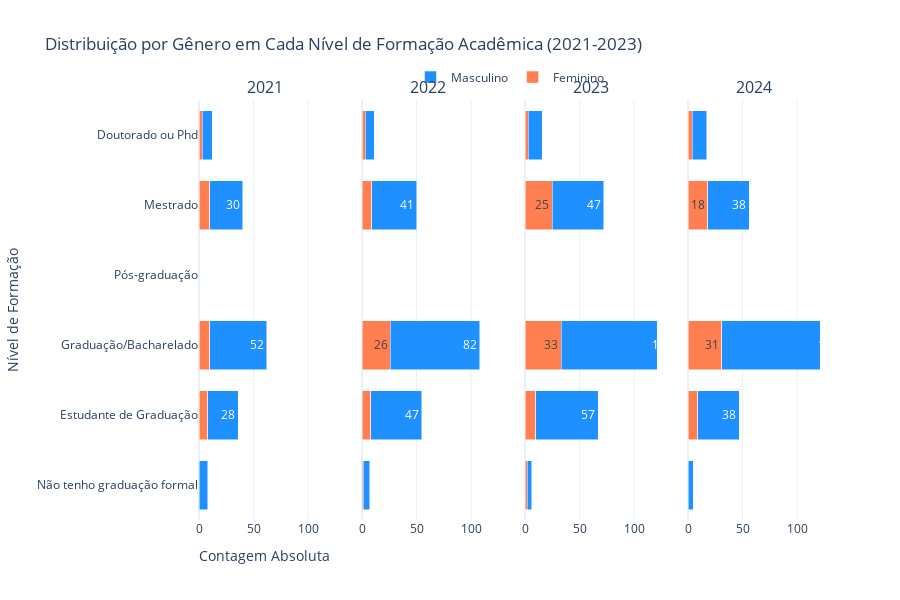

Notebook source saved alongside this figure:
### Code cell
df_grouped = df_rj.groupby(["ano_pesquisa", "nivel_ensino", "genero"]).size().reset_index(name="count")

# Não precisamos mais calcular a proporção, mas podemos manter os totais por nível para referência
totais_por_ano_nivel = df_rj.groupby(["ano_pesquisa", "nivel_ensino"]).size().reset_index(name="total_nivel")
df_grouped = df_grouped.merge(totais_por_ano_nivel, on=["ano_pesquisa", "nivel_ensino"])

fig = make_subplots(rows=1, cols=4, shared_yaxes=True, subplot_titles=["2021", "2022", "2023", "2024"])

anos = ['2021', '2022', '2023', '2024']
cores = {"Masculino": "#1E90FF", "Feminino": "#FF7F50"}

ordem_niveis = [
    'Não tenho graduação formal', 
    'Estudante de Graduação',
    'Graduação/Bacharelado', 
    'Pós-graduação',
    'Mestrado',
    'Doutorado ou Phd'
]

# Definir uma largura fixa para as barras
largura_barra = 0.7

for i, ano in enumerate(anos):
   
    df_ano = df_grouped[df_grouped["ano_pesquisa"] == ano]
    
    for nivel in ordem_niveis:
        df_nivel = df_ano[df_ano["nivel_ensino"] == nivel]
        
        if df_nivel.empty:
            continue
        
        # Usando valores absolutos (count) em vez de proporção
        contagens = {genero: df_nivel[df_nivel["genero"] == genero]["count"].values[0] 
                      if not df_nivel[df_nivel["genero"] == genero].empty else 0 
                      for genero in ["Masculino", "Feminino"]}
        
        for genero in ["Feminino", "Masculino"]:
            fig.add_trace(go.Bar(
                y=[nivel],
                x=[contagens[genero]],
                name=genero,
                orientation="h",
                marker=dict(color=cores[genero]),
                text=f"{int(contagens[genero])}",  # Formatando como número inteiro
                textposition="inside",
                textangle=0,  # Garantindo que o texto esteja na horizontal
                width=largura_barra,  # Definindo uma largura fixa para todas as barras
                showlegend=True if i == 0 and nivel == ordem_niveis[0] else False
            ), row=1, col=i+1)

# Configurando layout
fig.update_layout(
    title="Distribuição por Gênero em Cada Nível de Formação Acadêmica (2021-2023)",
    xaxis_title="Contagem Absoluta",
    yaxis_title="Nível de Formação",
    barmode="stack",
    height=600,
    template="plotly_white",
    legend=dict(
        orientation="h",
        yanchor="bottom",
        y=1.02,
        xanchor="center",
        x=0.5
    ),
    uniformtext_minsize=10,  # Tamanho mínimo do texto para garantir legibilidade
    uniformtext_mode='hide',  # Esconde o texto se não couber na barra
    bargap=0.2,  # Espaçamento entre grupos de barras
    bargroupgap=0.1  # Espaçamento entre barras do mesmo grupo
)

# Ajustando os eixos X e configurando uniformidade entre os subplots
max_value = df_grouped["count"].max() * 1.1  # 10% a mais para dar margem

for i in range(1, 5):
    fig.update_xaxes(
        row=1, 
        col=i, 
        range=[0, max_value],  # Definindo a mesma escala para todos os gráficos
        tickformat=",d"  # Formato para inteiros com separador de milhar
    )

# Definindo a mesma escala para o eixo Y em todos os subplots
fig.update_yaxes(
    categoryorder='array',
    categoryarray=ordem_niveis
)
    
fig.show()

### Figure 1 — Plotly figure (JSON) as saved in the notebook; plotly's stock layout.template omitted (floating-point values rounded to 4 significant figures)
{"data": [{"marker": {"color": "#FF7F50"}, "name": "Feminino", "orientation": "h", "showlegend": true, "text": "0", "textangle": 0, "textposition": "inside", "type": "bar", "width": 0.7, "x": [0], "xaxis": "x", "y": ["Não tenho graduação formal"], "yaxis": "y"}, {"marker": {"color": "#1E90FF"}, "name": "Masculino", "orientation": "h", "showlegend": true, "text": "8", "textangle": 0, "textposition": "inside", "type": "bar", "width": 0.7, "x": [8], "xaxis": "x", "y": ["Não tenho graduação formal"], "yaxis": "y"}, {"marker": {"color": "#FF7F50"}, "name": "Feminino", "orientation": "h", "showlegend": false, "text": "8", "textangle": 0, "textposition": "inside", "type": "bar", "width": 0.7, "x": [8], "xaxis": "x", "y": ["Estudante de Graduação"], "yaxis": "y"}, {"marker": {"color": "#1E90FF"}, "name": "Masculino", "orientation": "h", "showlegend": false, "text": "28", "textangle": 0, "textposition": "inside", "type": "bar", "width": 0.7, "x": [28], "xaxis": "x", "y": ["Estudante de Graduação"], "yaxis": "y"}, {"marker": {"color": "#FF7F50"}, "name": "Feminino", "orientation": "h", "showlegend": false, "text": "10", "textangle": 0, "textposition": "inside", "type": "bar", "width": 0.7, "x": [10], "xaxis": "x", "y": ["Graduação/Bacharelado"], "yaxis": "y"}, {"marker": {"color": "#1E90FF"}, "name": "Masculino", "orientation": "h", "showlegend": false, "text": "52", "textangle": 0, "textposition": "inside", "type": "bar", "width": 0.7, "x": [52], "xaxis": "x", "y": ["Graduação/Bacharelado"], "yaxis": "y"}, {"marker": {"color": "#FF7F50"}, "name": "Feminino", "orientation": "h", "showlegend": false, "text": "10", "textangle": 0, "textposition": "inside", "type": "bar", "width": 0.7, "x": [10], "xaxis": "x", "y": ["Mestrado"], "yaxis": "y"}, {"marker": {"color": "#1E90FF"}, "name": "Masculino", "orientation": "h", "showlegend": false, "text": "30", "textangle": 0, "textposition": "inside", "type": "bar", "width": 0.7, "x": [30], "xaxis": "x", "y": ["Mestrado"], "yaxis": "y"}, {"marker": {"color": "#FF7F50"}, "name": "Feminino", "orientation": "h", "showlegend": false, "text": "3", "textangle": 0, "textposition": "inside", "type": "bar", "width": 0.7, "x": [3], "xaxis": "x", "y": ["Doutorado ou Phd"], "yaxis": "y"}, {"marker": {"color": "#1E90FF"}, "name": "Masculino", "orientation": "h", "showlegend": false, "text": "9", "textangle": 0, "textposition": "inside", "type": "bar", "width": 0.7, "x": [9], "xaxis": "x", "y": ["Doutorado ou Phd"], "yaxis": "y"}, {"marker": {"color": "#FF7F50"}, "name": "Feminino", "orientation": "h", "showlegend": false, "text": "1", "textangle": 0, "textposition": "inside", "type": "bar", "width": 0.7, "x": [1], "xaxis": "x2", "y": ["Não tenho graduação formal"], "yaxis": "y2"}, {"marker": {"color": "#1E90FF"}, "name": "Masculino", "orientation": "h", "showlegend": false, "text": "6", "textangle": 0, "textposition": "inside", "type": "bar", "width": 0.7, "x": [6], "xaxis": "x2", "y": ["Não tenho graduação formal"], "yaxis": "y2"}, {"marker": {"color": "#FF7F50"}, "name": "Feminino", "orientation": "h", "showlegend": false, "text": "8", "textangle": 0, "textposition": "inside", "type": "bar", "width": 0.7, "x": [8], "xaxis": "x2", "y": ["Estudante de Graduação"], "yaxis": "y2"}, {"marker": {"color": "#1E90FF"}, "name": "Masculino", "orientation": "h", "showlegend": false, "text": "47", "textangle": 0, "textposition": "inside", "type": "bar", "width": 0.7, "x": [47], "xaxis": "x2", "y": ["Estudante de Graduação"], "yaxis": "y2"}, {"marker": {"color": "#FF7F50"}, "name": "Feminino", "orientation": "h", "showlegend": false, "text": "26", "textangle": 0, "textposition": "inside", "type": "bar", "width": 0.7, "x": [26], "xaxis": "x2", "y": ["Graduação/Bacharelado"], "yaxis": "y2"}, {"marker": {"color": "#1E90FF"}, "name": "Masculino", "orientation": "h", "showlegend": false, "text": "82", "textangle": 0, "textposition": "inside", "type": "bar", "width": 0.7, "x": [82], "xaxis": "x2", "y": ["Graduação/Bacharelado"], "yaxis": "y2"}, {"marker": {"color": "#FF7F50"}, "name": "Feminino", "orientation": "h", "showlegend": false, "text": "9", "textangle": 0, "textposition": "inside", "type": "bar", "width": 0.7, "x": [9], "xaxis": "x2", "y": ["Mestrado"], "yaxis": "y2"}, {"marker": {"color": "#1E90FF"}, "name": "Masculino", "orientation": "h", "showlegend": false, "text": "41", "textangle": 0, "textposition": "inside", "type": "bar", "width": 0.7, "x": [41], "xaxis": "x2", "y": ["Mestrado"], "yaxis": "y2"}, {"marker": {"color": "#FF7F50"}, "name": "Feminino", "orientation": "h", "showlegend": false, "text": "3", "textangle": 0, "textposition": "inside", "type": "bar", "width": 0.7, "x": [3], "xaxis": "x2", "y": ["Doutorado ou Phd"], "yaxis": "y2"}, {"marker": {"color": "#1E90FF"}, "name": "Masculino", "orientation": "h", "showlegend": false, "text": "8", "textangle": 0, "textposition": "inside", "type": "bar", "width": 0.7, "x": [8], "xaxis": "x2", "y": ["Doutorado ou Phd"], "yaxis": "y2"}, {"marker": {"color": "#FF7F50"}, "name": "Feminino", "orientation": "h", "showlegend": false, "text": "2", "textangle": 0, "textposition": "inside", "type": "bar", "width": 0.7, "x": [2], "xaxis": "x3", "y": ["Não tenho graduação formal"], "yaxis": "y3"}, {"marker": {"color": "#1E90FF"}, "name": "Masculino", "orientation": "h", "showlegend": false, "text": "4", "textangle": 0, "textposition": "inside", "type": "bar", "width": 0.7, "x": [4], "xaxis": "x3", "y": ["Não tenho graduação formal"], "yaxis": "y3"}, {"marker": {"color": "#FF7F50"}, "name": "Feminino", "orientation": "h", "showlegend": false, "text": "10", "textangle": 0, "textposition": "inside", "type": "bar", "width": 0.7, "x": [10], "xaxis": "x3", "y": ["Estudante de Graduação"], "yaxis": "y3"}, {"marker": {"color": "#1E90FF"}, "name": "Masculino", "orientation": "h", "showlegend": false, "text": "57", "textangle": 0, "textposition": "inside", "type": "bar", "width": 0.7, "x": [57], "xaxis": "x3", "y": ["Estudante de Graduação"], "yaxis": "y3"}, {"marker": {"color": "#FF7F50"}, "name": "Feminino", "orientation": "h", "showlegend": false, "text": "33", "textangle": 0, "textposition": "inside", "type": "bar", "width": 0.7, "x": [33], "xaxis": "x3", "y": ["Graduação/Bacharelado"], "yaxis": "y3"}, {"marker": {"color": "#1E90FF"}, "name": "Masculino", "orientation": "h", "showlegend": false, "text": "105", "textangle": 0, "textposition": "inside", "type": "bar", "width": 0.7, "x": [105], "xaxis": "x3", "y": ["Graduação/Bacharelado"], "yaxis": "y3"}, {"marker": {"color": "#FF7F50"}, "name": "Feminino", "orientation": "h", "showlegend": false, "text": "25", "textangle": 0, "textposition": "inside", "type": "bar", "width": 0.7, "x": [25], "xaxis": "x3", "y": ["Mestrado"], "yaxis": "y3"}, {"marker": {"color": "#1E90FF"}, "name": "Masculino", "orientation": "h", "showlegend": false, "text": "47", "textangle": 0, "textposition": "inside", "type": "bar", "width": 0.7, "x": [47], "xaxis": "x3", "y": ["Mestrado"], "yaxis": "y3"}, {"marker": {"color": "#FF7F50"}, "name": "Feminino", "orientation": "h", "showlegend": false, "text": "3", "textangle": 0, "textposition": "inside", "type": "bar", "width": 0.7, "x": [3], "xaxis": "x3", "y": ["Doutorado ou Phd"], "yaxis": "y3"}, {"marker": {"color": "#1E90FF"}, "name": "Masculino", "orientation": "h", "showlegend": false, "text": "13", "textangle": 0, "textposition": "inside", "type": "bar", "width": 0.7, "x": [13], "xaxis": "x3", "y": ["Doutorado ou Phd"], "yaxis": "y3"}, {"marker": {"color": "#FF7F50"}, "name": "Feminino", "orientation": "h", "showlegend": false, "text": "0", "textangle": 0, "textposition": "inside", "type": "bar", "width": 0.7, "x": [0], "xaxis": "x4", "y": ["Não tenho graduação formal"], "yaxis": "y4"}, {"marker": {"color": "#1E90FF"}, "name": "Masculino", "orientation": "h", "showlegend": false, "text": "5", "textangle": 0, "textposition": "inside", "type": "bar", "width": 0.7, "x": [5], "xaxis": "x4", "y": ["Não tenho graduação formal"], "yaxis": "y4"}, {"marker": {"color": "#FF7F50"}, "name": "Feminino", "orientation": "h", "showlegend": false, "text": "9", "textangle": 0, "textposition": "inside", "type": "bar", "width": 0.7, "x": [9], "xaxis": "x4", "y": ["Estudante de Graduação"], "yaxis": "y4"}, {"marker": {"color": "#1E90FF"}, "name": "Masculino", "orientation": "h", "showlegend": false, "text": "38", "textangle": 0, "textposition": "inside", "type": "bar", "width": 0.7, "x": [38], "xaxis": "x4", "y": ["Estudante de Graduação"], "yaxis": "y4"}, {"marker": {"color": "#FF7F50"}, "name": "Feminino", "orientation": "h", "showlegend": false, "text": "31", "textangle": 0, "textposition": "inside", "type": "bar", "width": 0.7, "x": [31], "xaxis": "x4", "y": ["Graduação/Bacharelado"], "yaxis": "y4"}, {"marker": {"color": "#1E90FF"}, "name": "Masculino", "orientation": "h", "showlegend": false, "text": "110", "textangle": 0, "textposition": "inside", "type": "bar", "width": 0.7, "x": [110], "xaxis": "x4", "y": ["Graduação/Bacharelado"], "yaxis": "y4"}, {"marker": {"color": "#FF7F50"}, "name": "Feminino", "orientation": "h", "showlegend": false, "text": "18", "textangle": 0, "textposition": "inside", "type": "bar", "width": 0.7, "x": [18], "xaxis": "x4", "y": ["Mestrado"], "yaxis": "y4"}, {"marker": {"color": "#1E90FF"}, "name": "Masculino", "orientation": "h", "showlegend": false, "text": "38", "textangle": 0, "textposition": "inside", "type": "bar", "width": 0.7, "x": [38], "xaxis": "x4", "y": ["Mestrado"], "yaxis": "y4"}, {"marker": {"color": "#FF7F50"}, "name": "Feminino", "orientation": "h", "showlegend": false, "text": "4", "textangle": 0, "textposition": "inside", "type": "bar", "width": 0.7, "x": [4], "xaxis": "x4", "y": ["Doutorado ou Phd"], "yaxis": "y4"}, {"marker": {"color": "#1E90FF"}, "name": "Masculino", "orientation": "h", "showlegend": false, "text": "13", "textangle": 0, "textposition": "inside", "type": "bar", "width": 0.7, "x": [13], "xaxis": "x4", "y": ["Doutorado ou Phd"], "yaxis": "y4"}], "layout": {"annotations": [{"font": {"size": 16}, "showarrow": false, "text": "2021", "x": 0.1062, "xanchor": "center", "xref": "paper", "y": 1, "yanchor": "bottom", "yref": "paper"}, {"font": {"size": 16}, "showarrow": false, "text": "2022", "x": 0.3688, "xanchor": "center", "xref": "paper", "y": 1, "yanchor": "bottom", "yref": "paper"}, {"font": {"size": 16}, "showarrow": false, "text": "2023", "x": 0.6313, "xanchor": "center", "xref": "paper", "y": 1, "yanchor": "bottom", "yref": "paper"}, {"font": {"size": 16}, "showarrow": false, "text": "2024", "x": 0.8938, "xanchor": "center", "xref": "paper", "y": 1, "yanchor": "bottom", "yref": "paper"}], "bargap": 0.2, "bargroupgap": 0.1, "barmode": "stack", "height": 600, "legend": {"orientation": "h", "x": 0.5, "xanchor": "center", "y": 1.02, "yanchor": "bottom"}, "title": {"text": "Distribuição por Gênero em Cada Nível de Formação Acadêmica (2021-2023)"}, "uniformtext": {"minsize": 10, "mode": "hide"}, "xaxis": {"anchor": "y", "domain": [0, 0.2125], "range": [0, 121.0], "tickformat": ",d", "title": {"text": "Contagem Absoluta"}}, "xaxis2": {"anchor": "y2", "domain": [0.2625, 0.475], "range": [0, 121.0], "tickformat": ",d"}, "xaxis3": {"anchor": "y3", "domain": [0.525, 0.7375], "range": [0, 121.0], "tickformat": ",d"}, "xaxis4": {"anchor": "y4", "domain": [0.7875, 1], "range": [0, 121.0], "tickformat": ",d"}, "yaxis": {"anchor": "x", "categoryarray": ["Não tenho graduação formal", "Estudante de Graduação", "Graduação/Bacharelado", "Pós-graduação", "Mestrado", "Doutorado ou Phd"], "categoryorder": "array", "domain": [0, 1], "title": {"text": "Nível de Formação"}}, "yaxis2": {"anchor": "x2", "categoryarray": ["Não tenho graduação formal", "Estudante de Graduação", "Graduação/Bacharelado", "Pós-graduação", "Mestrado", "Doutorado ou Phd"], "categoryorder": "array", "domain": [0, 1], "matches": "y", "showticklabels": false}, "yaxis3": {"anchor": "x3", "categoryarray": ["Não tenho graduação formal", "Estudante de Graduação", "Graduação/Bacharelado", "Pós-graduação", "Mestrado", "Doutorado ou Phd"], "categoryorder": "array", "domain": [0, 1], "matches": "y", "showticklabels": false}, "yaxis4": {"anchor": "x4", "categoryarray": ["Não tenho graduação formal", "Estudante de Graduação", "Graduação/Bacharelado", "Pós-graduação", "Mestrado", "Doutorado ou Phd"], "categoryorder": "array", "domain": [0, 1], "matches": "y", "showticklabels": false}}}
